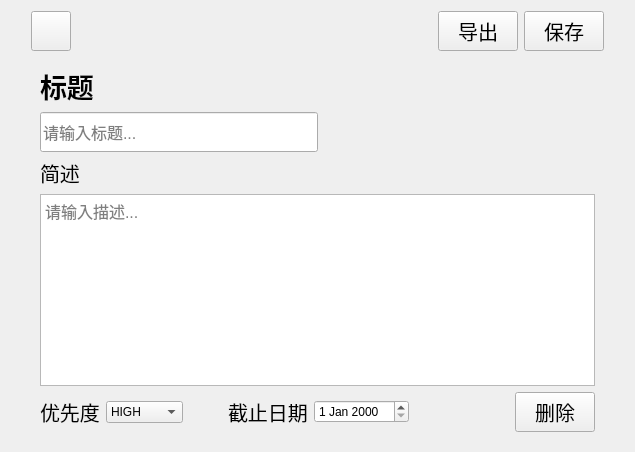
         <widget class="QWidget" name="to_do_List_Create">
          <layout class="QVBoxLayout" name="verticalLayout_6">
           <item>
            <layout class="QVBoxLayout" name="to_do_VlMain" stretch="1,7">
             <property name="leftMargin">
              <number>20</number>
             </property>
             <property name="rightMargin">
              <number>20</number>
             </property>
             <item>
              <layout class="QHBoxLayout" name="to_do_buttons" stretch="1">
               <item>
                <layout class="QHBoxLayout" name="td_buttons_HlMain">
                 <item>
                  <widget class="QToolButton" name="btnBack">
                   <property name="minimumSize">
                    <size>
                     <width>40</width>
                     <height>40</height>
                    </size>
                   </property>
                   <property name="text">
                    <string/>
                   </property>
                   <property name="icon">
                    <iconset resource="../Resource.qrc">
                     <normaloff>:/new/prefix1/res/fanhui.png</normaloff>:/new/prefix1/res/fanhui.png</iconset>
                   </property>
                   <property name="iconSize">
                    <size>
                     <width>25</width>
                     <height>25</height>
                    </size>
                   </property>
                  </widget>
                 </item>
                 <item>
                  <spacer name="horizontalSpacer">
                   <property name="orientation">
                    <enum>Qt::Orientation::Horizontal</enum>
                   </property>
                   <property name="sizeHint" stdset="0">
                    <size>
                     <width>150</width>
                     <height>20</height>
                    </size>
                   </property>
                  </spacer>
                 </item>
                 <item>
                  <widget class="QPushButton" name="btnExport">
                   <property name="minimumSize">
                    <size>
                     <width>0</width>
                     <height>40</height>
                    </size>
                   </property>
                   <property name="font">
                    <font>
                     <pointsize>15</pointsize>
                    </font>
                   </property>
                   <property name="text">
                    <string>导出</string>
                   </property>
                  </widget>
                 </item>
                 <item>
                  <widget class="QPushButton" name="btnSave">
                   <property name="minimumSize">
                    <size>
                     <width>0</width>
                     <height>40</height>
                    </size>
                   </property>
                   <property name="font">
                    <font>
                     <pointsize>15</pointsize>
                    </font>
                   </property>
                   <property name="text">
                    <string>保存</string>
                   </property>
                  </widget>
                 </item>
                </layout>
               </item>
              </layout>
             </item>
             <item>
              <widget class="QWidget" name="to_do_Detail" native="true">
               <layout class="QVBoxLayout" name="verticalLayout_27">
                <item>
                 <layout class="QVBoxLayout" name="verticalLayout_12">
                  <item>
                   <layout class="QVBoxLayout" name="td_Detail_Top">
                    <item>
                     <widget class="QLabel" name="label_Title">
                      <property name="font">
                       <font>
                        <pointsize>20</pointsize>
                        <bold>true</bold>
                       </font>
                      </property>
                      <property name="text">
                       <string>标题</string>
                      </property>
                     </widget>
                    </item>
                    <item>
                     <layout class="QHBoxLayout" name="td_Title_Hl">
                      <item>
                       <widget class="QLineEdit" name="input_Title">
                        <property name="minimumSize">
                         <size>
                          <width>0</width>
                          <height>40</height>
                         </size>
                        </property>
                        <property name="font">
                         <font>
                          <pointsize>12</pointsize>
                         </font>
                        </property>
                        <property name="placeholderText">
                         <string>请输入标题...</string>
                        </property>
                       </widget>
                      </item>
                      <item>
                       <spacer name="horizontalSpacer_2">
                        <property name="orientation">
                         <enum>Qt::Orientation::Horizontal</enum>
                        </property>
                        <property name="sizeHint" stdset="0">
                         <size>
                          <width>40</width>
                          <height>20</height>
                         </size>
                        </property>
                       </spacer>
                      </item>
                     </layout>
                    </item>
                   </layout>
                  </item>
                  <item>
                   <layout class="QVBoxLayout" name="td_Detail_Mid">
                    <property name="leftMargin">
                     <number>0</number>
                    </property>
                    <property name="topMargin">
                     <number>0</number>
                    </property>
                    <property name="rightMargin">
                     <number>0</number>
                    </property>
                    <property name="bottomMargin">
                     <number>0</number>
                    </property>
                    <item>
                     <widget class="QLabel" name="label_Description">
                      <property name="font">
                       <font>
                        <pointsize>15</pointsize>
                       </font>
                      </property>
                      <property name="text">
                       <string>简述</string>
                      </property>
                     </widget>
                    </item>
                    <item>
                     <widget class="QTextEdit" name="input_Description">
                      <property name="font">
                       <font>
                        <pointsize>12</pointsize>
                       </font>
                      </property>
                      <property name="placeholderText">
                       <string>请输入描述...</string>
                      </property>
                     </widget>
                    </item>
                   </layout>
                  </item>
                  <item>
                   <layout class="QVBoxLayout" name="td_Detail_Bottom">
                    <item>
                     <layout class="QHBoxLayout" name="horizontalLayout_10" stretch="0,2,1,0,2,0,0">
                      <item>
                       <widget class="QLabel" name="label_Priority">
                        <property name="sizePolicy">
                         <sizepolicy hsizetype="Preferred" vsizetype="Fixed">
                          <horstretch>0</horstretch>
                          <verstretch>0</verstretch>
                         </sizepolicy>
                        </property>
                        <property name="font">
                         <font>
                          <pointsize>15</pointsize>
                         </font>
                        </property>
                        <property name="text">
                         <string>优先度</string>
                        </property>
                       </widget>
                      </item>
                      <item>
                       <widget class="QComboBox" name="comboBox_Prior">
                        <item>
                         <property name="text">
                          <string>HIGH</string>
                         </property>
                        </item>
                        <item>
                         <property name="text">
                          <string>MIDDLE</string>
                         </property>
                        </item>
                        <item>
                         <property name="text">
                          <string>LOW</string>
                         </property>
                        </item>
                       </widget>
                      </item>
                      <item>
                       <spacer name="horizontalSpacer_13">
                        <property name="orientation">
                         <enum>Qt::Orientation::Horizontal</enum>
                        </property>
                        <property name="sizeHint" stdset="0">
                         <size>
                          <width>40</width>
                          <height>20</height>
                         </size>
                        </property>
                       </spacer>
                      </item>
                      <item>
                       <widget class="QLabel" name="label_DeadLine">
                        <property name="font">
                         <font>
                          <pointsize>15</pointsize>
                         </font>
                        </property>
                        <property name="text">
                         <string>截止日期</string>
                        </property>
                       </widget>
                      </item>
                      <item>
                       <widget class="QDateEdit" name="input_DeadLine"/>
                      </item>
                      <item>
                       <spacer name="horizontalSpacer_3">
                        <property name="orientation">
                         <enum>Qt::Orientation::Horizontal</enum>
                        </property>
                        <property name="sizeType">
                         <enum>QSizePolicy::Policy::Fixed</enum>
                        </property>
                        <property name="sizeHint" stdset="0">
                         <size>
                          <width>100</width>
                          <height>20</height>
                         </size>
                        </property>
                       </spacer>
                      </item>
                      <item>
                       <widget class="QPushButton" name="btnDel">
                        <property name="minimumSize">
                         <size>
                          <width>0</width>
                          <height>40</height>
                         </size>
                        </property>
                        <property name="font">
                         <font>
                          <pointsize>15</pointsize>
                         </font>
                        </property>
                        <property name="text">
                         <string>删除</string>
                        </property>
                       </widget>
                      </item>
                     </layout>
                    </item>
                   </layout>
                  </item>
                 </layout>
                </item>
               </layout>
              </widget>
             </item>
            </layout>
           </item>
          </layout>
         </widget>
